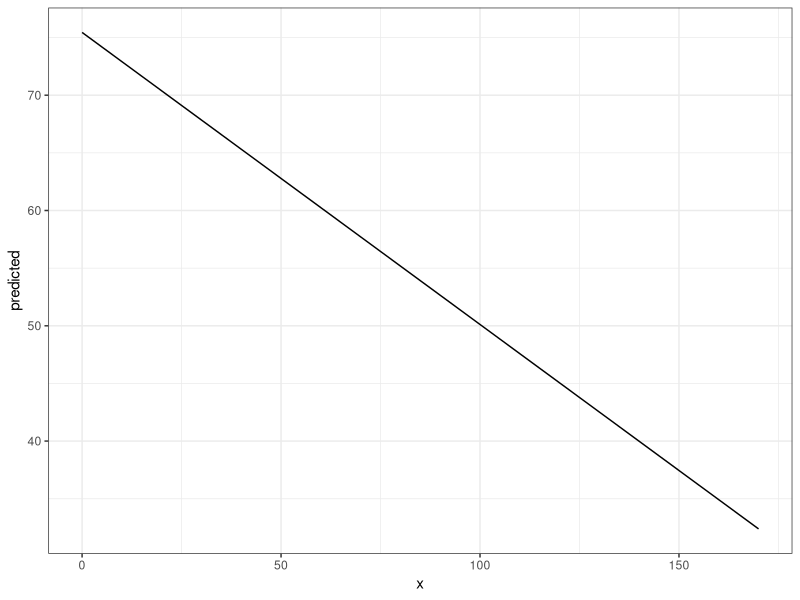
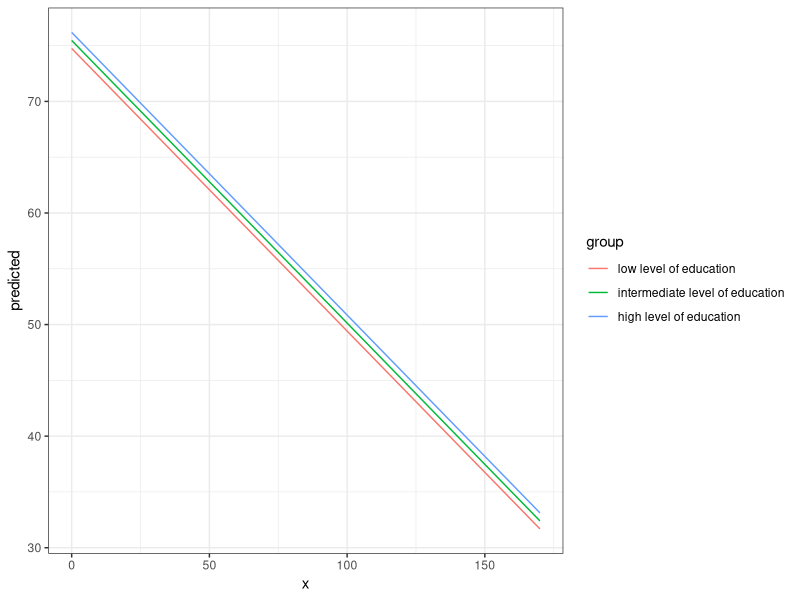
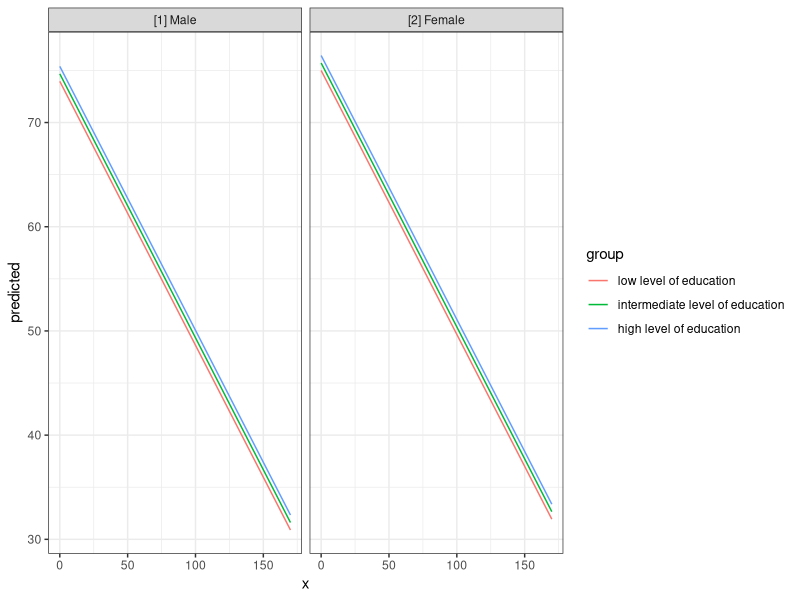
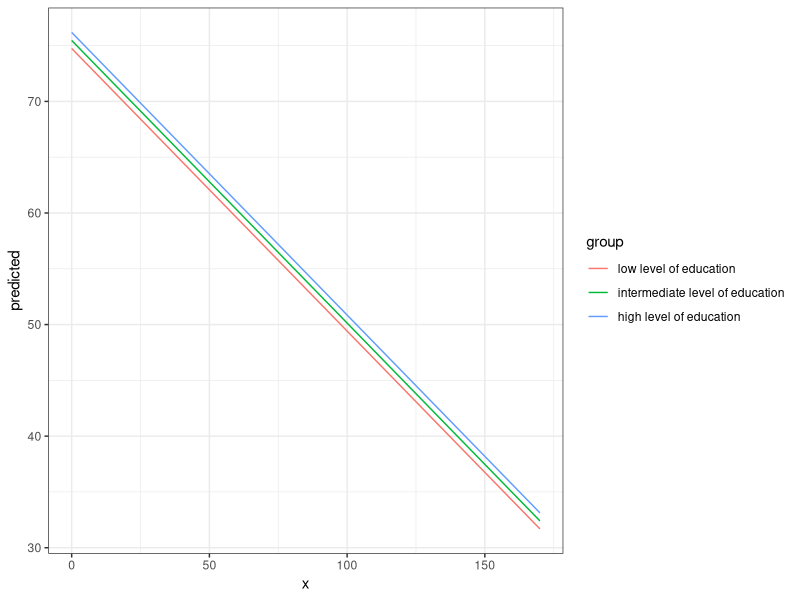
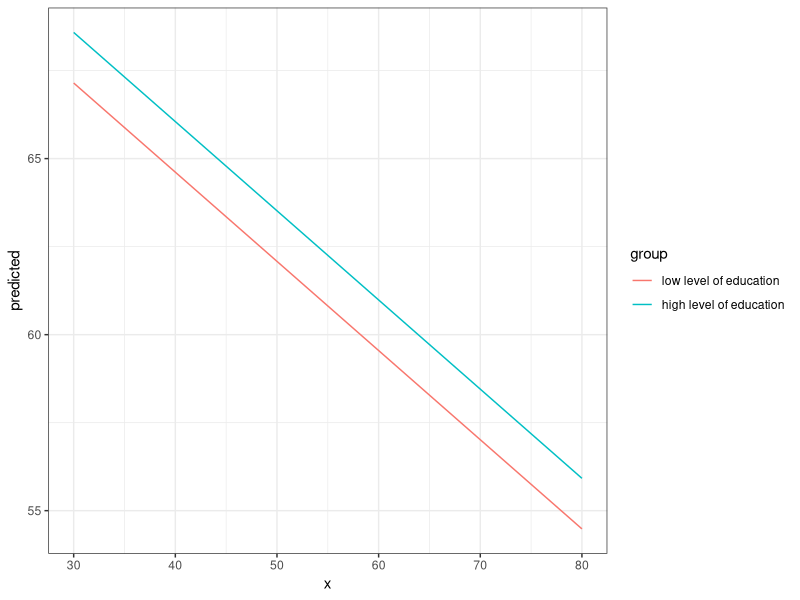
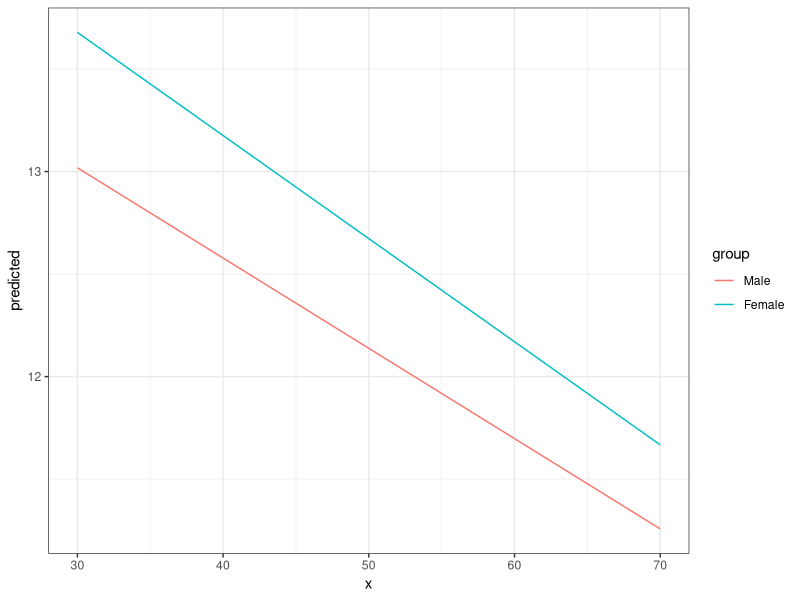
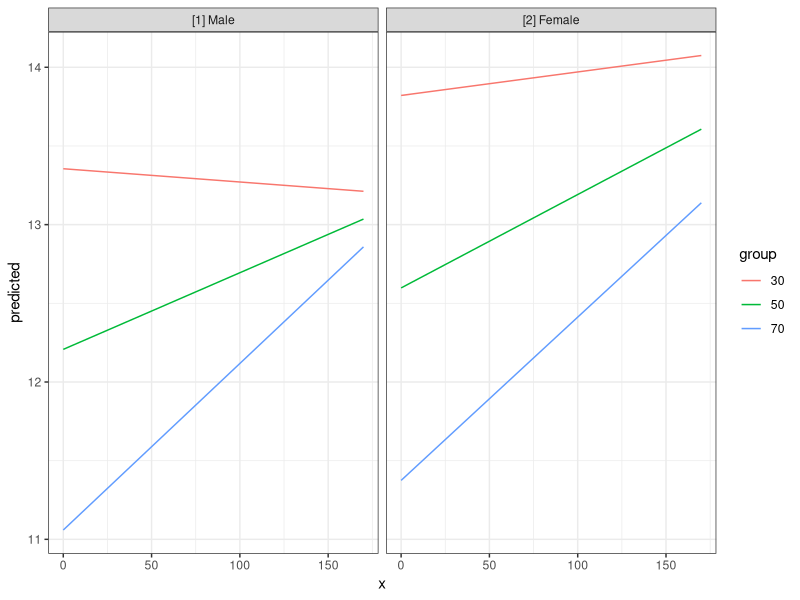
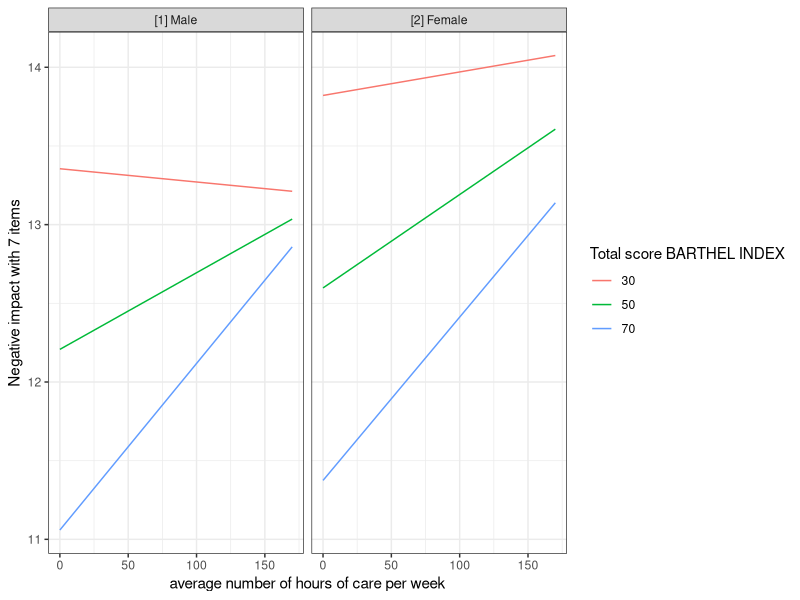

Recreate these plots in R, in order. (Note: this script raises an error after producing the figures.)
## ---- chunk 1
knitr::opts_chunk$set(collapse = TRUE, comment = "#>", dev = "png", fig.width = 7, fig.height = 3.5, message = FALSE, warning = FALSE)
options(width = 800, tibble.width = Inf)
## ---- chunk 2
library(ggeffects)
data(efc)
fit <- lm(barthtot ~ c12hour + neg_c_7 + c161sex + c172code, data = efc)

ggpredict(fit, terms = "c12hour")
## ---- chunk 3
library(ggplot2)
theme_set(theme_bw())

mydf <- ggpredict(fit, terms = "c12hour")
ggplot(mydf, aes(x, predicted)) + geom_line()
## ---- chunk 4
ggpredict(fit, terms = c("c12hour", "c172code"))
## ---- chunk 5
mydf <- ggpredict(fit, terms = c("c12hour", "c172code"))
ggplot(mydf, aes(x, predicted, colour = group)) + geom_line()
## ---- chunk 6
mydf <- ggpredict(fit, terms = c("c12hour", "c172code", "c161sex"))
mydf
ggplot(mydf, aes(x, predicted, colour = group)) + 
  geom_line() + 
  facet_wrap(~facet)
## ---- chunk 7
mydf <- ggaverage(fit, terms = c("c12hour", "c172code"))
ggplot(mydf, aes(x, predicted, colour = group)) + geom_line()
## ---- chunk 8
mydf <- ggpredict(fit, terms = c("c12hour [30, 50, 80]", "c172code [1,3]"))
mydf
ggplot(mydf, aes(x, predicted, colour = group)) + geom_line()
## ---- chunk 9
library(sjmisc)
data(efc)

# make categorical
efc$c161sex <- to_factor(efc$c161sex)

# fit model with interaction
fit <- lm(neg_c_7 ~ c12hour + barthtot * c161sex, data = efc)

# select only levels 30, 50 and 70 from continuous variable Barthel-Index
mydf <- ggpredict(fit, terms = c("barthtot [30,50,70]", "c161sex"))
ggplot(mydf, aes(x, predicted, colour = group)) + geom_line()
## ---- chunk 10
# fit model with 3-way-interaction
fit <- lm(neg_c_7 ~ c12hour * barthtot * c161sex, data = efc)

# select only levels 30, 50 and 70 from continuous variable Barthel-Index
mydf <- ggpredict(fit, terms = c("c12hour", "barthtot [30,50,70]", "c161sex"))

ggplot(mydf, aes(x, predicted, colour = group)) + 
  geom_line() +
  facet_wrap(~facet)
## ---- chunk 11
get_x_title(mydf)
get_y_title(mydf)

ggplot(mydf, aes(x, predicted, colour = group)) + 
  geom_line() +
  facet_wrap(~facet) +
  labs(
    x = get_x_title(mydf),
    y = get_y_title(mydf),
    colour = get_legend_title(mydf)
  )
## ---- chunk 12
data(efc)
efc$c172code <- to_label(efc$c172code)
fit <- lm(barthtot ~ c12hour + neg_c_7 + c161sex + c172code, data = efc)

# facet by group
dat <- ggpredict(fit, terms = c("c12hour", "c172code"))
plot(dat, facet = TRUE)
# don't use facets, b/w figure, w/o confidence bands
plot(dat, colors = "bw", ci = FALSE)
# plot raw data
dat <- ggpredict(fit, terms = c("c12hour", "c172code"))
plot(dat, rawdata = TRUE)
# for three variables, automatic facetting
dat <- ggpredict(fit, terms = c("c12hour", "c172code", "c161sex"))
plot(dat)
# categorical variables have errorbars
dat <- ggpredict(fit, terms = c("c172code", "c161sex"))
plot(dat)
